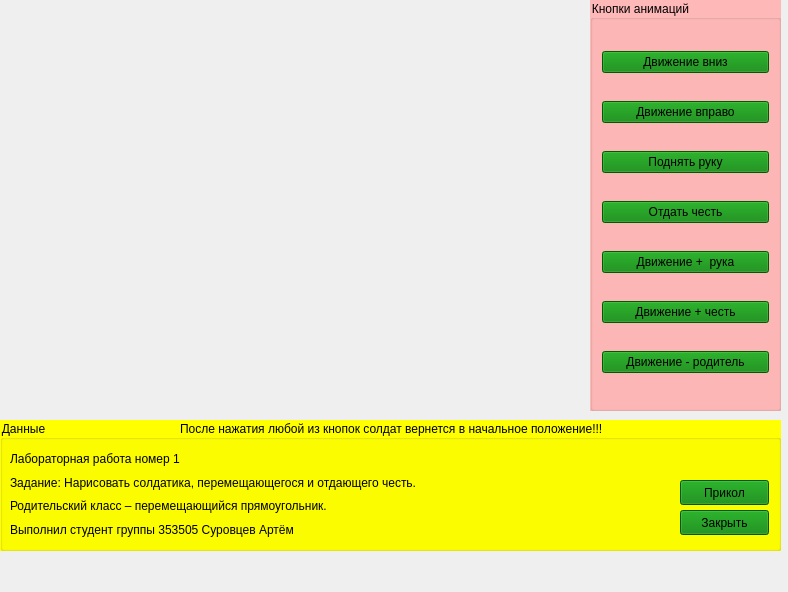
<?xml version="1.0" encoding="UTF-8"?>
<ui version="4.0">
 <class>MainWindow</class>
 <widget class="QMainWindow" name="MainWindow">
  <property name="geometry">
   <rect>
    <x>0</x>
    <y>0</y>
    <width>788</width>
    <height>592</height>
   </rect>
  </property>
  <property name="windowTitle">
   <string>MainWindow</string>
  </property>
  <widget class="QWidget" name="centralwidget">
   <widget class="QGroupBox" name="groupBox">
    <property name="geometry">
     <rect>
      <x>590</x>
      <y>0</y>
      <width>191</width>
      <height>411</height>
     </rect>
    </property>
    <property name="styleSheet">
     <string notr="true">QGroupBox {
background-color: rgb(255, 184, 184);
}</string>
    </property>
    <property name="title">
     <string>Кнопки анимаций</string>
    </property>
    <layout class="QVBoxLayout" name="verticalLayout">
     <item>
      <widget class="QPushButton" name="bntDown">
       <property name="styleSheet">
        <string notr="true">QPushButton {
background-color: green;
}</string>
       </property>
       <property name="text">
        <string>Движение вниз</string>
       </property>
      </widget>
     </item>
     <item>
      <widget class="QPushButton" name="bntRight">
       <property name="styleSheet">
        <string notr="true">QPushButton {
background-color: green;
}</string>
       </property>
       <property name="text">
        <string>Движение вправо</string>
       </property>
      </widget>
     </item>
     <item>
      <widget class="QPushButton" name="bntHandUp">
       <property name="styleSheet">
        <string notr="true">QPushButton {
background-color: green;
}</string>
       </property>
       <property name="text">
        <string>Поднять руку</string>
       </property>
      </widget>
     </item>
     <item>
      <widget class="QPushButton" name="bntHonor">
       <property name="styleSheet">
        <string notr="true">QPushButton {
background-color: green;
}</string>
       </property>
       <property name="text">
        <string>Отдать честь</string>
       </property>
      </widget>
     </item>
     <item>
      <widget class="QPushButton" name="bntStart">
       <property name="styleSheet">
        <string notr="true">QPushButton {
background-color: green;
}</string>
       </property>
       <property name="text">
        <string>Движение +  рука</string>
       </property>
      </widget>
     </item>
     <item>
      <widget class="QPushButton" name="bntHpS">
       <property name="styleSheet">
        <string notr="true">QPushButton {
background-color: green;
}</string>
       </property>
       <property name="text">
        <string>Движение + честь</string>
       </property>
      </widget>
     </item>
     <item>
      <widget class="QPushButton" name="bntRect">
       <property name="styleSheet">
        <string notr="true">QPushButton {
background-color: green;
}</string>
       </property>
       <property name="text">
        <string>Движение - родитель</string>
       </property>
      </widget>
     </item>
    </layout>
   </widget>
   <widget class="QGroupBox" name="groupBox_2">
    <property name="geometry">
     <rect>
      <x>0</x>
      <y>420</y>
      <width>781</width>
      <height>131</height>
     </rect>
    </property>
    <property name="styleSheet">
     <string notr="true">QGroupBox {
background-color: yellow;
}</string>
    </property>
    <property name="title">
     <string>Данные</string>
    </property>
    <widget class="QPushButton" name="pushButton">
     <property name="geometry">
      <rect>
       <x>680</x>
       <y>90</y>
       <width>89</width>
       <height>25</height>
      </rect>
     </property>
     <property name="styleSheet">
      <string notr="true">QPushButton {
background-color: green;
}</string>
     </property>
     <property name="text">
      <string>Закрыть</string>
     </property>
    </widget>
    <widget class="QWidget" name="layoutWidget">
     <property name="geometry">
      <rect>
       <x>10</x>
       <y>30</y>
       <width>514</width>
       <height>88</height>
      </rect>
     </property>
     <layout class="QVBoxLayout" name="verticalLayout_2">
      <item>
       <widget class="QLabel" name="label_2">
        <property name="text">
         <string>Лабораторная работа номер 1</string>
        </property>
       </widget>
      </item>
      <item>
       <widget class="QLabel" name="label_3">
        <property name="text">
         <string>Задание: Нарисовать солдатика, перемещающегося и отдающего честь.</string>
        </property>
       </widget>
      </item>
      <item>
       <widget class="QLabel" name="label_4">
        <property name="text">
         <string>Родительский класс – перемещающийся прямоугольник.</string>
        </property>
       </widget>
      </item>
      <item>
       <widget class="QLabel" name="label">
        <property name="text">
         <string>Выполнил студент группы 353505 Суровцев Артём</string>
        </property>
       </widget>
      </item>
     </layout>
    </widget>
    <widget class="QLabel" name="label_10">
     <property name="geometry">
      <rect>
       <x>180</x>
       <y>0</y>
       <width>631</width>
       <height>17</height>
      </rect>
     </property>
     <property name="text">
      <string>После нажатия любой из кнопок солдат вернется в начальное положение!!!</string>
     </property>
    </widget>
    <widget class="QPushButton" name="bnt_prikol">
     <property name="geometry">
      <rect>
       <x>680</x>
       <y>60</y>
       <width>89</width>
       <height>25</height>
      </rect>
     </property>
     <property name="styleSheet">
      <string notr="true">QPushButton {
background-color: green;
}</string>
     </property>
     <property name="text">
      <string>Прикол</string>
     </property>
    </widget>
   </widget>
  </widget>
 </widget>
 <resources/>
 <connections/>
</ui>
